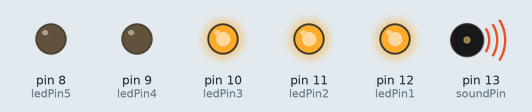
Bench run of a sketch on a simulated Arduino Uno, built with avr-gcc and run on an emulated ATmega328P. On the bench: output pins drawn as LEDs (lit = HIGH), buzzer (waves = sounding).

Above: at 0.1 s.
At 12.1 s:
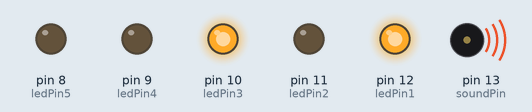
At 16.6 s:
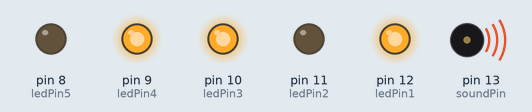
At 19.1 s:
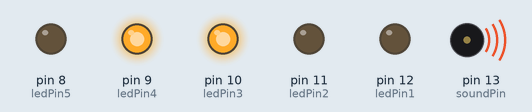
At 22.6 s:
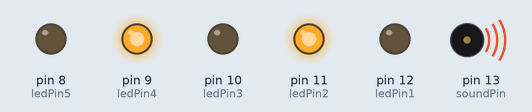
At 25.8 s:
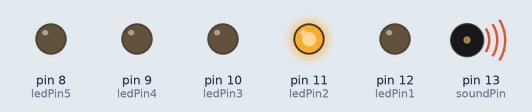
Timing chart, 0 to 40.0 s (numbered marks = the images above):
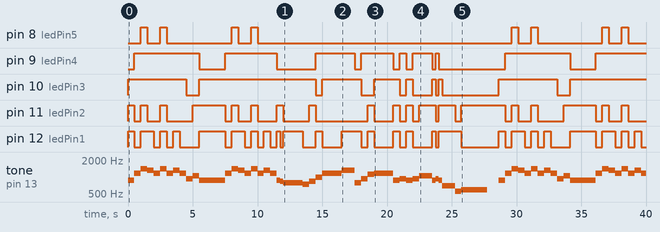

Measured:
- by itself, pin 8 (ledPin5): LOW → HIGH at 1.0 s, → LOW 0.50 s later, → HIGH 1.0 s later, → LOW 0.50 s later, … (16 changes in this stretch)
- by itself, pin 9 (ledPin4): LOW → HIGH at 0.50 s, → LOW 5.0 s later, → HIGH 2.0 s later, → LOW 4.0 s later, … (17 changes in this stretch)
- by itself, pin 10 (ledPin3): LOW → HIGH at 0.00 s, → LOW 4.5 s later, → HIGH 1.0 s later, → LOW 9.0 s later, … (17 changes in this stretch)
- by itself, pin 11 (ledPin2): LOW → HIGH at 0.00 s, → LOW 0.50 s later, → HIGH 0.50 s later, → LOW 0.50 s later, … (38 changes in this stretch)
- by itself, pin 12 (ledPin1): LOW → HIGH at 0.00 s, → LOW 0.50 s later, → HIGH 0.50 s later, → LOW 1.0 s later, … (50 changes in this stretch)
- by itself, tone on pin 13 (soundPin): plays 880 Hz for 0.50 s, 1175 Hz for 0.50 s, 1397 Hz for 0.50 s, 1320 Hz for 0.50 s, 1175 Hz for 0.50 s, 1397 Hz for 0.50 s … (63 notes in this stretch)

The sketch:

godfather.ino
```cpp
const byte soundPin = 13;
const byte ledPin1 = 12;
const byte ledPin2 = 11;
const byte ledPin3 = 10;
const byte ledPin4 = 9;
const byte ledPin5 = 8;
const byte COUNT_NOTES = 44;
int frequences[COUNT_NOTES] {
  880, 1175, 1397, 1320, 1175, 1397,
  1175, 1320, 1175, 932, 1047, 880,
  880, 1175, 1397, 1320, 1175, 1397,
  1175, 1320, 1175, 880, 838, 791,
  747, 838, 997, 1175, 1320, 791, 932,
  1119, 1175, 880, 932, 880, 932,
  1047, 880, 932, 880, 705, 559, 593
};
int durations[COUNT_NOTES] {
  500, 500, 500, 500, 500, 500,
  500, 500, 500, 500, 500, 1500,
  500, 500, 500, 500, 500, 500,
  500, 500, 500, 250, 250, 1500,
  500, 500, 500, 1500, 1000, 500, 500,
  500, 1500, 500, 500, 500, 500,
  1000, 250, 250, 250, 1000, 500, 2000
};

void setup() {

  pinMode(soundPin, OUTPUT);
  pinMode(ledPin1, OUTPUT);
  pinMode(ledPin2, OUTPUT);
  pinMode(ledPin3, OUTPUT);
  pinMode(ledPin4, OUTPUT);
  pinMode(ledPin5, OUTPUT);

}

void loop() {

  for(int i = 0; i <= COUNT_NOTES; i++) {
    tone(soundPin, frequences[i]);
    ledSoundCtrl(frequences[i]);
    delay(durations[i]);
  }

}

void ledSoundCtrl(int note) {

  switch(note) {
    case 559:
      digitalWrite(ledPin1, HIGH);
      digitalWrite(ledPin2, LOW);
      digitalWrite(ledPin3, LOW);
      digitalWrite(ledPin4, LOW);
      digitalWrite(ledPin5, LOW);
      break;
    case 593:
      digitalWrite(ledPin1, LOW);
      digitalWrite(ledPin2, HIGH);
      digitalWrite(ledPin3, LOW);
      digitalWrite(ledPin4, LOW);
      digitalWrite(ledPin5, LOW);
      break;
    case 705:
      digitalWrite(ledPin1, HIGH);
      digitalWrite(ledPin2, HIGH);
      digitalWrite(ledPin3, LOW);
      digitalWrite(ledPin4, LOW);
      digitalWrite(ledPin5, LOW);
      break;
    case 747:
      digitalWrite(ledPin1, LOW);
      digitalWrite(ledPin2, LOW);
      digitalWrite(ledPin3, HIGH);
      digitalWrite(ledPin4, LOW);
      digitalWrite(ledPin5, LOW);
      break;
    case 791:
      digitalWrite(ledPin1, HIGH);
      digitalWrite(ledPin2, LOW);
      digitalWrite(ledPin3, HIGH);
      digitalWrite(ledPin4, LOW);
      digitalWrite(ledPin5, LOW);
      break;
    case 838:
      digitalWrite(ledPin1, LOW);
      digitalWrite(ledPin2, HIGH);
      digitalWrite(ledPin3, HIGH);
      digitalWrite(ledPin4, LOW);
      digitalWrite(ledPin5, LOW);
      break;
    case 880:
      digitalWrite(ledPin1, HIGH);
      digitalWrite(ledPin2, HIGH);
      digitalWrite(ledPin3, HIGH);
      digitalWrite(ledPin4, LOW);
      digitalWrite(ledPin5, LOW);
      break;
    case 932:
      digitalWrite(ledPin1, LOW);
      digitalWrite(ledPin2, LOW);
      digitalWrite(ledPin3, LOW);
      digitalWrite(ledPin4, HIGH);
      digitalWrite(ledPin5, LOW);
      break;
    case 997:
      digitalWrite(ledPin1, HIGH);
      digitalWrite(ledPin2, LOW);
      digitalWrite(ledPin3, LOW);
      digitalWrite(ledPin4, HIGH);
      digitalWrite(ledPin5, LOW);
      break;
    case 1047:
      digitalWrite(ledPin1, LOW);
      digitalWrite(ledPin2, HIGH);
      digitalWrite(ledPin3, LOW);
      digitalWrite(ledPin4, HIGH);
      digitalWrite(ledPin5, LOW);
      break;
    case 1119:
      digitalWrite(ledPin1, HIGH);
      digitalWrite(ledPin2, HIGH);
      digitalWrite(ledPin3, LOW);
      digitalWrite(ledPin4, HIGH);
      digitalWrite(ledPin5, LOW);
      break;
    case 1175:
      digitalWrite(ledPin1, LOW);
      digitalWrite(ledPin2, LOW);
      digitalWrite(ledPin3, HIGH);
      digitalWrite(ledPin4, HIGH);
      digitalWrite(ledPin5, LOW);
      break;
    case 1320:
      digitalWrite(ledPin1, HIGH);
      digitalWrite(ledPin2, LOW);
      digitalWrite(ledPin3, HIGH);
      digitalWrite(ledPin4, HIGH);
      digitalWrite(ledPin5, LOW);
      break;
    case 1397:
      digitalWrite(ledPin1, HIGH);
      digitalWrite(ledPin2, HIGH);
      digitalWrite(ledPin3, HIGH);
      digitalWrite(ledPin4, HIGH);
      digitalWrite(ledPin5, HIGH);
      break;

  }

}
```
